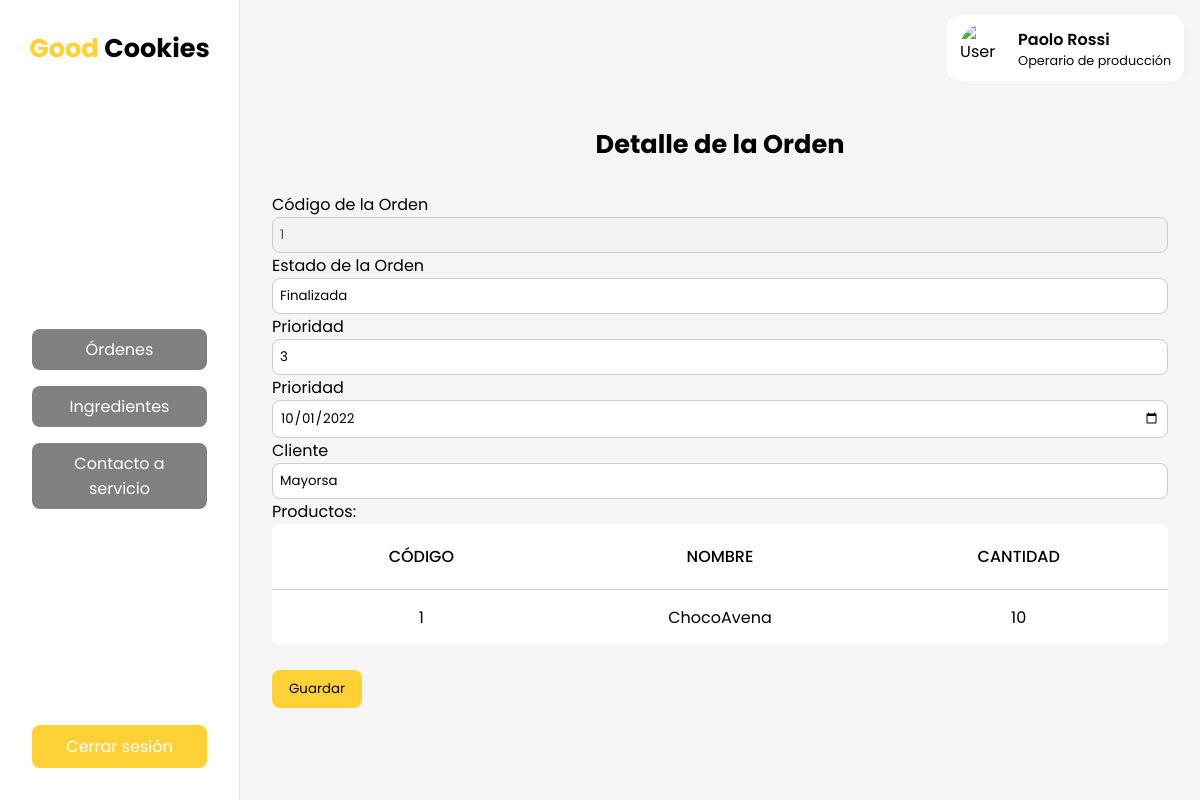
Page /orden.php?cod=1 (signed in) on the committed database.
### tables this page shows
CREATE TABLE `menuxrol` (
  `cod` int(11) NOT NULL,
  `rol` varchar(50) NOT NULL,
  `menu` varchar(50) NOT NULL,
  `href` varchar(50) NOT NULL
);

CREATE TABLE `orden` (
  `cod` int(11) NOT NULL,
  `codProducto` int(11) NOT NULL,
  `cantidad` int(11) NOT NULL,
  `prioridad` int(11) NOT NULL,
  `estado` varchar(20) NOT NULL,
  `fechaCreacion` date NOT NULL DEFAULT current_timestamp(),
  `cliente` varchar(20) NOT NULL
);

CREATE TABLE `producto` (
  `cod` int(11) NOT NULL,
  `nombre` varchar(50) NOT NULL,
  `unidad` varchar(50) NOT NULL,
  `image` varchar(50) NOT NULL
);

### orden.php (called while the page is built, shortened)
<?php
  include('layouts/dashboard.php');
?>

### views/_orden.php (the view)
<?php
    $codOrden = $_GET['cod'];
    $enlace = mysqli_connect("localhost", "root", "", "GoodCookies");
    $sentencia_orden = "select cod, estado, prioridad, fechaCreacion, cliente from orden where cod = '$codOrden';";
    $resultado_orden = mysqli_query($enlace, $sentencia_orden);
    $registro_orden = mysqli_fetch_row($resultado_orden);
?>
<h1>Detalle de la Orden</h1>
<section>
    <form action="functions/editar-orden.php" method="POST">
        <div>
            <label for="codOrden">Código de la Orden</label>
            <input type="text" name="codOrden" value=<?php echo $registro_orden[0]; ?> disabled />
        </div>
        <div>
            <label for="estado">Estado de la Orden</label>
            <input type="text" name="estado" value=<?php echo $registro_orden[1]; ?> />
        </div>
        <div>
            <label for="prioridad">Prioridad</label>
            <input type="number" name="prioridad" value=<?php echo $registro_orden[2]; ?> />
        </div>
        <div>
            <label for="fechaCreacion">Prioridad</label>
            <input type="date" name="fechaCreacion" value=<?php echo $registro_orden[3]; ?> />
        </div>
        <div>
            <label for="cliente">Cliente</label>
            <input type="text" name="cliente" value=<?php echo $registro_orden[4]; ?> />
        </div>
        <div>
            <p>Productos:</p>
            <table>
                <thead>
                    <tr>
                        <th>Código</th>
                        <th>Nombre</th>
                        <th>Cantidad</th>
                    </tr>
                </thead>
                <tbody>
                    <?php
                        $sentencia_productos = "select p.cod, p.nombre, o.cantidad from orden o
                                                    join producto p on o.codProducto = p.cod
                                                where o.cod = '$codOrden';";
                        $resultado_productos = mysqli_query($enlace, $sentencia_productos);
                        while ($row_producto = $resultado_productos->fetch_row()) {
                            echo "<tr>";
                                echo "<td>".$row_producto[0]."</td>";
                                echo "<td>".$row_producto[1]."</td>";
                                echo "<td>".$row_producto[2]."</td>";
                            echo "</tr>";
                        }
                    ?>
                </tbody>
            </table>
        </div>
        <br />
        <button type="submit">Guardar</button>
    </form>
</section>

### layouts/dashboard.php (shortened to what this page needs)
<?php
    $rol = $_SESSION["rol"];
    $enlace = mysqli_connect("localhost","root","","GoodCookies");
    $sentencia = "select * from menuxrol where rol='$rol';";
    $resultado_menu = mysqli_query($enlace, $sentencia);
?>
<!DOCTYPE html>
<html>
  <head>
    <link rel="stylesheet" href="styles/main.css" />
    <link rel="stylesheet" href="styles/dashboard.css" />
  </head>
  <body>
    <section id="dashboard">
      <nav>
        <h1>
          <a href="index.html">
            <span>Good</span> Cookies
          </a>
        </h1>
        <menu>
          <ul>
            <?php
            $currentMenu = explode(".php", explode("/", $_SERVER['REQUEST_URI'])[1])[0];
            while ($row_menu = $resultado_menu->fetch_row()) {
                if ($row_menu[3] == $currentMenu) {
                    echo "<li class='active'><a href='$row_menu[3].php'>$row_menu[2]</a></li>";
                } else {
                    echo "<li><a href='$row_menu[3].php'>$row_menu[2]</a></li>";
                }
            }
            ?>
          </ul>
          <div class="menu-buttons">
            <a href="functions/logout.php" class="logout">Cerrar sesión</a>
          </div>
        </menu>
      </nav>
      <div class="dashboard_right">
        <header>
          <a href="perfil.php">
            <div class="user_profile_card">
              <img
                src="https://res.cloudinary.com/paolorossi/image/upload/v1652998240/spotiparty/user_placeholder_zpoic6.png"
                alt="User Image"
                width="50"
                height="50"
              />
              <div>
                <?php
                    echo "<p>".$_SESSION["displayName"]."</p>";
                    echo "<span>".$_SESSION["rol"]."</span>";
                ?>
              </div>
            </div>
          </a>
        </header>
        <main><?php include($childView); ?></main>
      </div>
    </section>
  </body>
</html>

### styles/main.css (style rules this page uses)
:root { --primary: #fed136; --secondary: #ce793c; }
* { margin: 0; padding: 0; box-sizing: border-box; font-family: 'Poppins', sans-serif; }
button { cursor: pointer; padding: 0.5rem 1rem; border-radius: 0.5rem; border: 1px solid transparent; background-color: var(--primary); }
a { color: #000; text-decoration: none; }
ul { list-style: none; }
table { width: 100%; table-layout: fixed; border-radius: 0.5rem; border-collapse: collapse; background-color: white; }
th { padding: 20px 15px; text-align: center; font-weight: 500; text-transform: uppercase; border-bottom: solid 1px #ccc; }
td { padding: 15px; text-align: center; vertical-align: middle; }
input { padding: 7px; border: 1px solid #ccc; border-radius: 0.5rem; width: 100%; }

### styles/dashboard.css (style rules this page uses)
#dashboard { display: flex; flex-direction: row; height: 100vh; }
#dashboard nav { display: flex; flex-direction: column; width: 20%; min-width: 240px; max-width: 320px; background-color: white; border-right: rgba(0, 0, 0, 0.1) 1px solid; }
#dashboard menu { flex: 1; gap: 1rem; padding: 2rem; display: flex; flex-direction: column; }
#dashboard menu ul { flex: 1; display: flex; flex-direction: column; justify-content: center; gap: 1rem; }
#dashboard menu li { display: flex; cursor: pointer; text-align: center; border-radius: 0.5rem; background-color: gray; }
#dashboard menu li a { width: 100%; color: white; padding: 0.5rem 1rem; }
#dashboard header { height: 6rem; background-color: whitesmoke; display: flex; justify-content: end; align-items: center; padding: 0 1rem; }
#dashboard main { flex: 1; display: flex; flex-direction: column; padding: 0 2rem; background-color: whitesmoke; }
#dashboard h1 { text-align: center; font-size: 1.6rem; font-weight: 700; height: 6rem; display: flex; align-items: center; justify-content: center; }
#dashboard h1 span { color: var(--primary); }
.dashboard_right { flex: 1; display: flex; flex-direction: column; }
.menu-buttons { display: flex; flex-direction: column; gap: 1rem; }
.logout { padding: 0.5rem 1rem; border-radius: 0.5rem; border: 1px solid transparent; background-color: var(--primary); color: white; text-align: center; }
.user_profile_card { display: flex; align-items: center; justify-content: center; padding: 0.5rem 0.8rem; border-radius: 0.8rem; background-color: white; box-shadow: 10px 5px 10px -12px rgba(0, 0, 0, 0.1); }
.user_profile_card div { display: flex; flex-direction: column; }
.user_profile_card img { border-radius: 50%; margin-right: 0.5rem; }
.user_profile_card p { font-weight: 600; }
.user_profile_card span { color: #080808; font-size: 0.8rem; }

### rows in the picture
menuxrol: menu "Órdenes"
menuxrol: menu "Ingredientes"
menuxrol: menu "Contacto a servicio"
orden: codOrden "1", estado "Finalizada", prioridad "3", fechaCreacion "10/01/2022", cliente "Mayorsa", producto.cod "1", producto.nombre "ChocoAvena", cantidad "10"

### other values in the picture
$_SESSION["displayName"] "Paolo Rossi"
$_SESSION["rol"] "Operario de producción"
